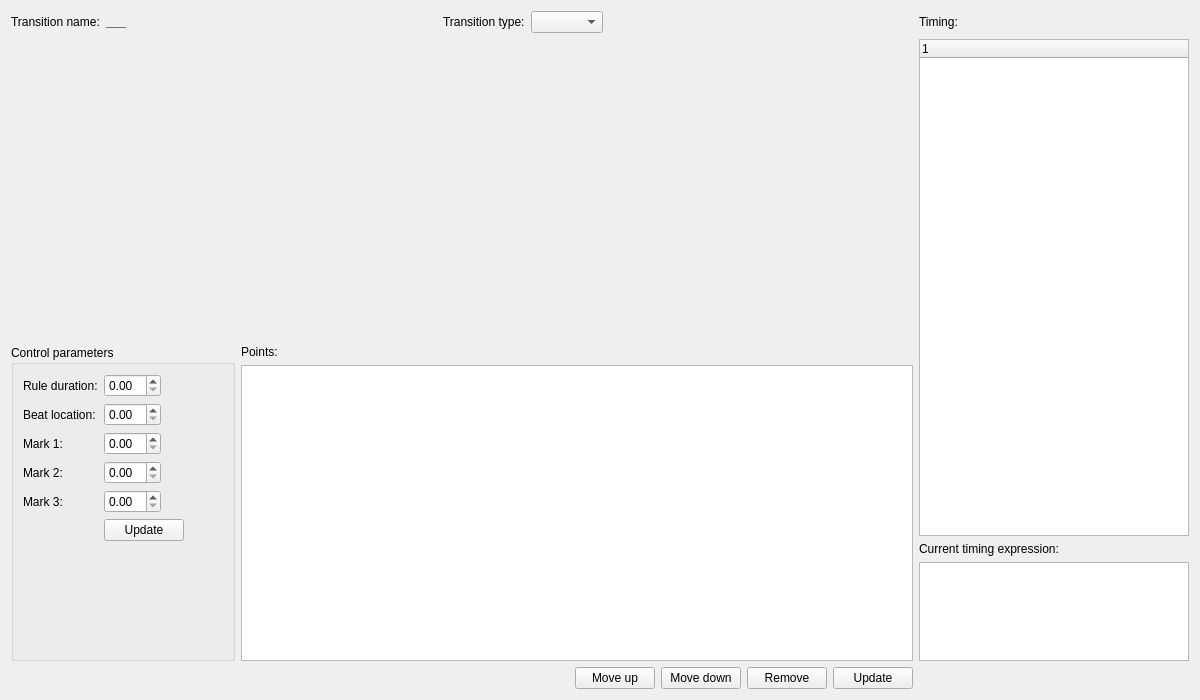
<?xml version="1.0" encoding="UTF-8"?>
<ui version="4.0">
 <class>TransitionEditorWindow</class>
 <widget class="QWidget" name="TransitionEditorWindow">
  <property name="geometry">
   <rect>
    <x>0</x>
    <y>0</y>
    <width>1200</width>
    <height>700</height>
   </rect>
  </property>
  <property name="windowTitle">
   <string>Transition editor</string>
  </property>
  <layout class="QGridLayout" name="gridLayout">
   <item row="1" column="0" rowspan="2">
    <widget class="QWidget" name="widget" native="true">
     <property name="sizePolicy">
      <sizepolicy hsizetype="Preferred" vsizetype="Preferred">
       <horstretch>10</horstretch>
       <verstretch>0</verstretch>
      </sizepolicy>
     </property>
     <layout class="QGridLayout" name="gridLayout_2">
      <property name="margin">
       <number>0</number>
      </property>
      <item row="0" column="0" colspan="2">
       <widget class="GS::TransitionWidget" name="transitionWidget" native="true">
        <property name="minimumSize">
         <size>
          <width>0</width>
          <height>300</height>
         </size>
        </property>
       </widget>
      </item>
      <item row="2" column="1">
       <widget class="QTableWidget" name="pointsTable">
        <property name="sizePolicy">
         <sizepolicy hsizetype="Expanding" vsizetype="Expanding">
          <horstretch>3</horstretch>
          <verstretch>0</verstretch>
         </sizepolicy>
        </property>
        <property name="alternatingRowColors">
         <bool>true</bool>
        </property>
        <property name="selectionMode">
         <enum>QAbstractItemView::SingleSelection</enum>
        </property>
        <property name="selectionBehavior">
         <enum>QAbstractItemView::SelectRows</enum>
        </property>
       </widget>
      </item>
      <item row="1" column="1">
       <widget class="QLabel" name="label_10">
        <property name="text">
         <string>Points:</string>
        </property>
       </widget>
      </item>
      <item row="1" column="0" rowspan="2">
       <widget class="QGroupBox" name="groupBox">
        <property name="sizePolicy">
         <sizepolicy hsizetype="Preferred" vsizetype="Preferred">
          <horstretch>1</horstretch>
          <verstretch>0</verstretch>
         </sizepolicy>
        </property>
        <property name="title">
         <string>Control parameters</string>
        </property>
        <layout class="QFormLayout" name="formLayout">
         <property name="fieldGrowthPolicy">
          <enum>QFormLayout::ExpandingFieldsGrow</enum>
         </property>
         <item row="1" column="0">
          <widget class="QLabel" name="label_2">
           <property name="text">
            <string>Rule duration:</string>
           </property>
          </widget>
         </item>
         <item row="1" column="1">
          <widget class="QDoubleSpinBox" name="ruleDurationSpinBox"/>
         </item>
         <item row="2" column="0">
          <widget class="QLabel" name="label_6">
           <property name="text">
            <string>Beat location:</string>
           </property>
          </widget>
         </item>
         <item row="2" column="1">
          <widget class="QDoubleSpinBox" name="beatSpinBox"/>
         </item>
         <item row="3" column="0">
          <widget class="QLabel" name="label_7">
           <property name="text">
            <string>Mark 1:</string>
           </property>
          </widget>
         </item>
         <item row="3" column="1">
          <widget class="QDoubleSpinBox" name="mark1SpinBox"/>
         </item>
         <item row="4" column="0">
          <widget class="QLabel" name="label_8">
           <property name="text">
            <string>Mark 2:</string>
           </property>
          </widget>
         </item>
         <item row="4" column="1">
          <widget class="QDoubleSpinBox" name="mark2SpinBox"/>
         </item>
         <item row="5" column="0">
          <widget class="QLabel" name="label_9">
           <property name="text">
            <string>Mark 3:</string>
           </property>
          </widget>
         </item>
         <item row="5" column="1">
          <widget class="QDoubleSpinBox" name="mark3SpinBox"/>
         </item>
         <item row="6" column="1">
          <widget class="QPushButton" name="updateParametersButton">
           <property name="text">
            <string>Update</string>
           </property>
          </widget>
         </item>
        </layout>
       </widget>
      </item>
     </layout>
    </widget>
   </item>
   <item row="0" column="0">
    <widget class="QWidget" name="widget_2" native="true">
     <layout class="QHBoxLayout" name="horizontalLayout">
      <property name="margin">
       <number>0</number>
      </property>
      <item>
       <widget class="QLabel" name="label">
        <property name="text">
         <string>Transition name:</string>
        </property>
       </widget>
      </item>
      <item>
       <widget class="QLabel" name="transitionNameLabel">
        <property name="font">
         <font>
          <weight>75</weight>
          <bold>true</bold>
         </font>
        </property>
        <property name="text">
         <string>___</string>
        </property>
       </widget>
      </item>
      <item>
       <spacer name="horizontalSpacer">
        <property name="orientation">
         <enum>Qt::Horizontal</enum>
        </property>
        <property name="sizeHint" stdset="0">
         <size>
          <width>40</width>
          <height>20</height>
         </size>
        </property>
       </spacer>
      </item>
      <item>
       <widget class="QLabel" name="label_3">
        <property name="text">
         <string>Transition type:</string>
        </property>
       </widget>
      </item>
      <item>
       <widget class="QComboBox" name="transitionTypeComboBox"/>
      </item>
      <item>
       <spacer name="horizontalSpacer_2">
        <property name="orientation">
         <enum>Qt::Horizontal</enum>
        </property>
        <property name="sizeHint" stdset="0">
         <size>
          <width>40</width>
          <height>20</height>
         </size>
        </property>
       </spacer>
      </item>
     </layout>
    </widget>
   </item>
   <item row="1" column="2" rowspan="2">
    <widget class="QWidget" name="widget_3" native="true">
     <property name="sizePolicy">
      <sizepolicy hsizetype="Preferred" vsizetype="Preferred">
       <horstretch>3</horstretch>
       <verstretch>10</verstretch>
      </sizepolicy>
     </property>
     <layout class="QVBoxLayout" name="verticalLayout">
      <property name="margin">
       <number>0</number>
      </property>
      <item>
       <widget class="QTreeWidget" name="equationsTree">
        <property name="sizePolicy">
         <sizepolicy hsizetype="Expanding" vsizetype="Expanding">
          <horstretch>0</horstretch>
          <verstretch>10</verstretch>
         </sizepolicy>
        </property>
        <property name="alternatingRowColors">
         <bool>true</bool>
        </property>
        <column>
         <property name="text">
          <string notr="true">1</string>
         </property>
        </column>
       </widget>
      </item>
      <item>
       <widget class="QLabel" name="label_5">
        <property name="text">
         <string>Current timing expression:</string>
        </property>
       </widget>
      </item>
      <item>
       <widget class="QPlainTextEdit" name="formulaTextEdit">
        <property name="sizePolicy">
         <sizepolicy hsizetype="Expanding" vsizetype="Expanding">
          <horstretch>0</horstretch>
          <verstretch>2</verstretch>
         </sizepolicy>
        </property>
        <property name="readOnly">
         <bool>true</bool>
        </property>
       </widget>
      </item>
     </layout>
    </widget>
   </item>
   <item row="0" column="2">
    <widget class="QLabel" name="label_4">
     <property name="text">
      <string>Timing:</string>
     </property>
    </widget>
   </item>
   <item row="3" column="0">
    <widget class="QWidget" name="widget_4" native="true">
     <layout class="QHBoxLayout" name="horizontalLayout_2">
      <property name="margin">
       <number>0</number>
      </property>
      <item>
       <spacer name="horizontalSpacer_3">
        <property name="orientation">
         <enum>Qt::Horizontal</enum>
        </property>
        <property name="sizeHint" stdset="0">
         <size>
          <width>40</width>
          <height>20</height>
         </size>
        </property>
       </spacer>
      </item>
      <item>
       <widget class="QPushButton" name="movePointUpButton">
        <property name="text">
         <string>Move up</string>
        </property>
       </widget>
      </item>
      <item>
       <widget class="QPushButton" name="movePointDownButton">
        <property name="text">
         <string>Move down</string>
        </property>
       </widget>
      </item>
      <item>
       <widget class="QPushButton" name="removePointButton">
        <property name="text">
         <string>Remove</string>
        </property>
       </widget>
      </item>
      <item>
       <widget class="QPushButton" name="updateTransitionButton">
        <property name="text">
         <string>Update</string>
        </property>
       </widget>
      </item>
     </layout>
    </widget>
   </item>
  </layout>
 </widget>
 <customwidgets>
  <customwidget>
   <class>GS::TransitionWidget</class>
   <extends>QWidget</extends>
   <header>TransitionWidget.h</header>
   <container>1</container>
  </customwidget>
 </customwidgets>
 <resources/>
 <connections/>
</ui>
